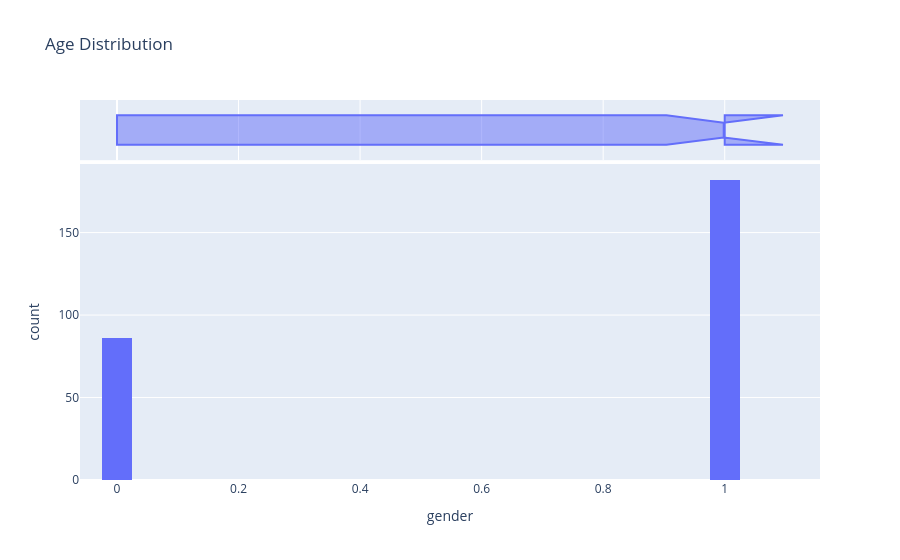

The notebook cell saved with this chart:
### Code cell
fig = px.histogram(data, x='gender', marginal='box',nbins=47, title="Age Distribution")
fig.show()

### Figure 1 — Plotly figure (JSON) as saved in the notebook; plotly's stock layout.template omitted (floating-point values rounded to 4 significant figures; data arrays with more than 128 entries replaced by an {"elided": "..."} marker saying what was removed)
{"data": [{"bingroup": "x", "hovertemplate": "gender=%{x}<br>count=%{y}<extra></extra>", "legendgroup": "", "marker": {"color": "#636efa", "pattern": {"shape": ""}}, "name": "", "nbinsx": 47, "orientation": "v", "showlegend": false, "type": "histogram", "x": {"elided": "270 float values"}, "xaxis": "x", "yaxis": "y"}, {"hovertemplate": "gender=%{x}<extra></extra>", "legendgroup": "", "marker": {"color": "#636efa"}, "name": "", "notched": true, "showlegend": false, "type": "box", "x": {"elided": "270 float values"}, "xaxis": "x2", "yaxis": "y2"}], "layout": {"barmode": "relative", "legend": {"tracegroupgap": 0}, "title": {"text": "Age Distribution"}, "xaxis": {"anchor": "y", "domain": [0, 1], "title": {"text": "gender"}}, "xaxis2": {"anchor": "y2", "domain": [0, 1], "matches": "x", "showgrid": true, "showticklabels": false}, "yaxis": {"anchor": "x", "domain": [0, 0.8316], "title": {"text": "count"}}, "yaxis2": {"anchor": "x2", "domain": [0.8416, 1], "matches": "y2", "showgrid": false, "showline": false, "showticklabels": false, "ticks": ""}}}
